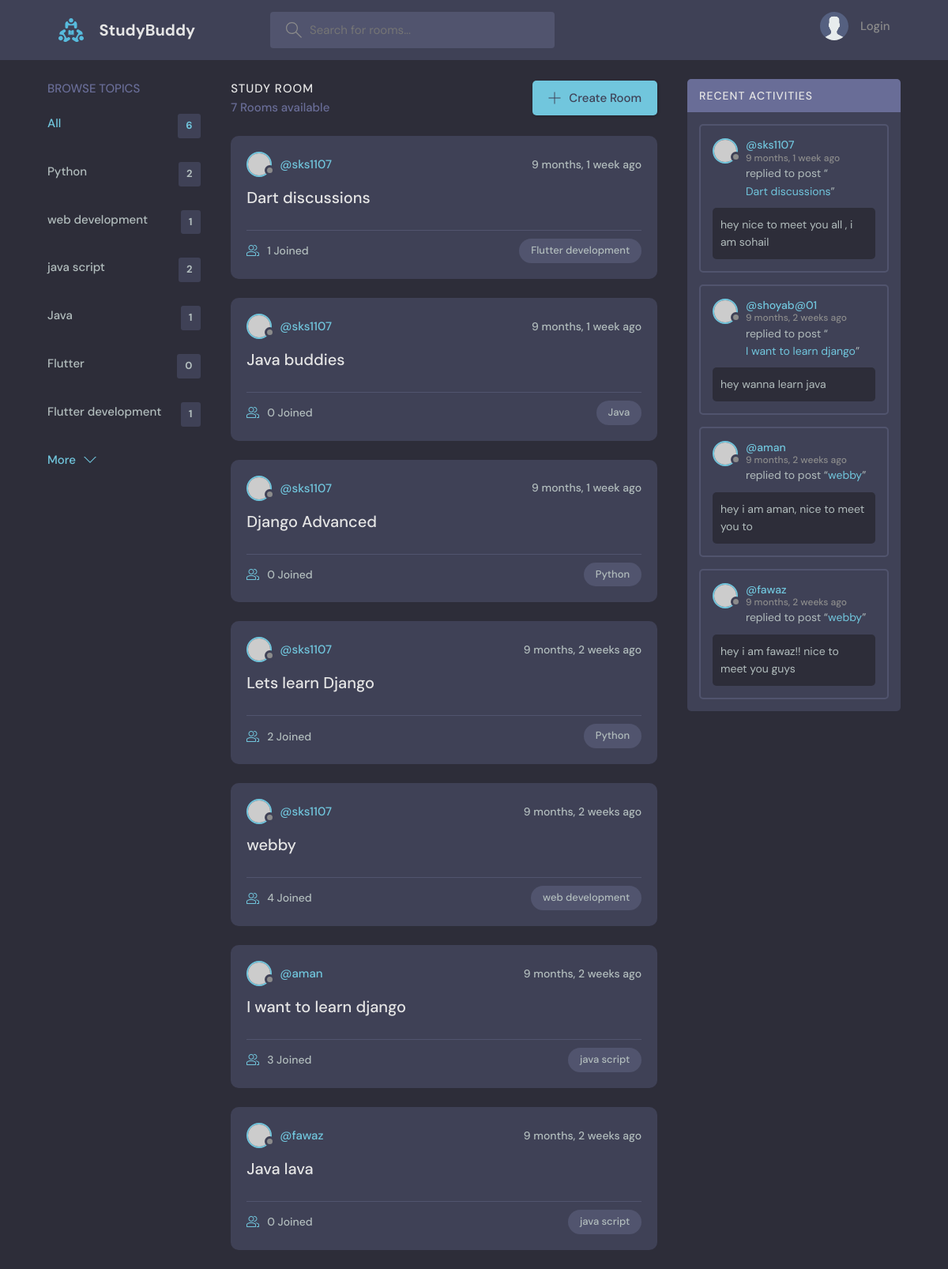
The page / on the database its author committed.
### base/models.py (models this page shows, shortened)
class Topic(models.Model):
    name = models.CharField(max_length = 200)
    def __str__(self):
        return self.name

class Room(models.Model):
    host = models.ForeignKey(User, on_delete = models.SET_NULL, null = True)
    topic = models.ForeignKey(Topic, on_delete = models.SET_NULL, null = True)
    name = models.CharField(max_length=200)
    description = models.TextField(null = True)
    participants = models.ManyToManyField(User, related_name ='participants', blank=True)
    updated = models.DateTimeField(auto_now = True)
    created = models.DateTimeField(auto_now_add = True)
    class Meta:
        ordering = ['-updated', '-created']
    def __str__(self):
        return self.name

class Message(models.Model):
    user = models.ForeignKey(User, on_delete = models.CASCADE)
    room = models.ForeignKey(Room, on_delete = models.CASCADE)
    body = models.TextField()
    updated = models.DateTimeField(auto_now = True)
    created = models.DateTimeField(auto_now_add = True)
    class Meta:
        ordering = ['-updated', '-created']

### base/views.py (the view)
# urls.py: path('',  views.home, name="home"),
def home(request):
    q = request.GET.get('q') if request.GET.get('q') != None else ''
    rooms = Room.objects.filter(
        Q(topic__name__icontains=q),
    )
    print(rooms)
    topics = Topic.objects.all()
    room_count = rooms.count()
    room_messages = Message.objects.filter(Q(room__topic__name__icontains=q))
    context = {'rooms':rooms, 'topics':topics, 'room_count':room_count, 'room_messages': room_messages}
    return render(request, 'base/home.html', context)

### base/templates/base/home.html (shortened to what this page needs)
{% extends 'main.html' %}
{% block content %}
<main class="layout layout--3">
  <div class="container">
    {% include 'base/topics_component.html' %}
    <div class="roomList">
      <div class="roomList__header">
        <div>
          <h2>Study Room</h2>
          <p>{{rooms.count}} Rooms available</p>
        </div>
        <a class="btn btn--main" href="{% url 'create-room' %}">
          <svg
            version="1.1"
            xmlns="http://www.w3.org/2000/svg"
            width="32"
            height="32"
            viewBox="0 0 32 32"
          >
            <title>add</title>
            <path
              d="M16.943 0.943h-1.885v14.115h-14.115v1.885h14.115v14.115h1.885v-14.115h14.115v-1.885h-14.115v-14.115z"
            ></path>
          </svg>
          Create Room
        </a>
      </div>
      {% include 'base/feed_component.html' %}
    </div>
    {% include 'base/activity_component.html' %}
  </div>
</main>
{% endblock content %}

### base/templates/base/topics_component.html (shortened to what this page needs)
<div class="topics">
  <div class="topics__header">
    <h2>Browse Topics</h2>
  </div>
  <ul class="topics__list">
    <li>
      <a href="{% url 'home' %}" class="active">All <span>{{topics.count}}</span></a>
    </li>
    {% for topic in topics %}
    <li>
      <a href="{% url 'home' %}?q={{topic}}">{{topic}} <span>{{topic.room_set.all.count}}</span></a>
    </li>
    {% endfor %}
  </ul>
  <a class="btn btn--link" href="topics.html">
    More
    <svg
      version="1.1"
      xmlns="http://www.w3.org/2000/svg"
      width="32"
      height="32"
      viewBox="0 0 32 32"
    >
      <title>chevron-down</title>
      <path d="M16 21l-13-13h-3l16 16 16-16h-3l-13 13z"></path>
    </svg>
  </a>
</div>

### base/templates/base/feed_component.html (shortened to what this page needs)
{% for room in rooms %}
<div class="roomListRoom">
  <div class="roomListRoom__header">
    <a href="{% url 'profile' room.host.id %}" class="roomListRoom__author">
      <div class="avatar avatar--small">
        <img src="https://randomuser.me/api/portraits/women/11.jpg" />
      </div>
      <span>@{{room.host.username}}</span>
    </a>
    <div class="roomListRoom__actions">
      <span>{{room.created | timesince}} ago</span>
    </div>
  </div>
  <div class="roomListRoom__content">
    <a href="{% url 'room' room.id %}">{{room.name}}</a>
  </div>
  <div class="roomListRoom__meta">
    <a href="{% url 'room' room.id %}" class="roomListRoom__joined">
      {{room.participants.all.count}} Joined
    </a>
    <p class="roomListRoom__topic">{{room.topic.name}}</p>
  </div>
</div>
{% endfor %}

### base/templates/base/activity_component.html (shortened to what this page needs)
<div class="activities">
  <div class="activities__header">
    <h2>Recent Activities</h2>
  </div>
  {% for message in room_messages %}
  <div class="activities__box">
    <div class="activities__boxHeader roomListRoom__header">
      <a href="{% url 'profile' message.user.id %}" class="roomListRoom__author">
        <div class="avatar avatar--small">
          <img src="https://randomuser.me/api/portraits/women/11.jpg" />
        </div>
        <p>
          @{{message.user}}
          <span>{{message.created | timesince}} ago</span>
        </p>
      </a>
    </div>
    <div class="activities__boxContent">
      <p>
        replied to post “<a href="{% url 'room' message.room.id %}">{{message.room.name}}</a
        >”
      </p>
      <div class="activities__boxRoomContent">
        {{message.body}}
      </div>
    </div>
  </div>
  {% endfor %}
</div>

### rows shown on the page
Topic: name "Python", room_set.all.count "2"
Topic: name "web development", room_set.all.count "1"
Topic: name "java script", room_set.all.count "2"
Topic: name "Java", room_set.all.count "1"
Topic: name "Flutter", room_set.all.count "0"
Topic: name "Flutter development", room_set.all.count "1"
Room: host.username "sks1107", created "9 months, 1 week", name "Dart discussions", participants.all.count "1", topic.name "Flutter development"
Room: host.username "sks1107", created "9 months, 1 week", name "Java buddies", participants.all.count "0", topic.name "Java"
Room: host.username "sks1107", created "9 months, 1 week", name "Django Advanced", participants.all.count "0", topic.name "Python"
Room: host.username "sks1107", created "9 months, 2 weeks", name "Lets learn Django", participants.all.count "2", topic.name "Python"
Room: host.username "sks1107", created "9 months, 2 weeks", name "webby", participants.all.count "4", topic.name "web development"
Room: host.username "aman", created "9 months, 2 weeks", name "I want to learn django", participants.all.count "3", topic.name "java script"
Room: host.username "fawaz", created "9 months, 2 weeks", name "Java lava", participants.all.count "0", topic.name "java script"
Message: user "sks1107", created "9 months, 1 week", room.name "Dart discussions", body "hey nice to meet you all , i am sohail"
Message: user "shoyab@01", created "9 months, 2 weeks", room.name "I want to learn django", body "hey wanna learn java"
Message: user "aman", created "9 months, 2 weeks", room.name "webby", body "hey i am aman, nice to meet you to"
Message: user "fawaz", created "9 months, 2 weeks", room.name "webby", body "hey i am fawaz!! nice to meet you guys"

### other values the page prints
{{ topics.count }} "6"
{{ rooms.count }} "7"
